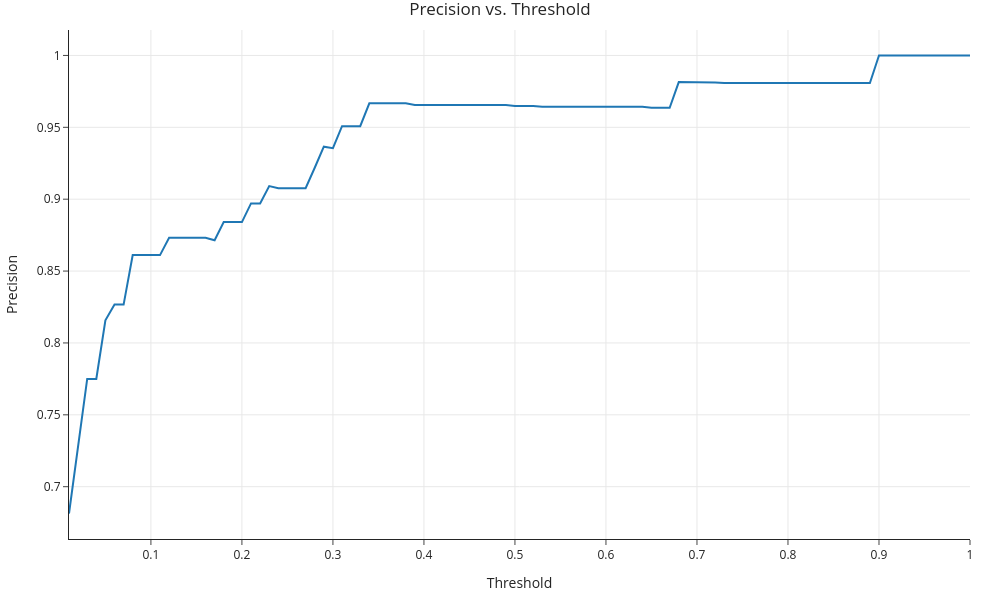

Notebook code for this chart:
### Markdown cell above
Let's visualize the results.

### Code cell
px.line(x=thresholds, y=precisions,
        labels={'x': 'Threshold', 'y': 'Precision'}, title='Precision vs. Threshold', width=1000, height=600)
